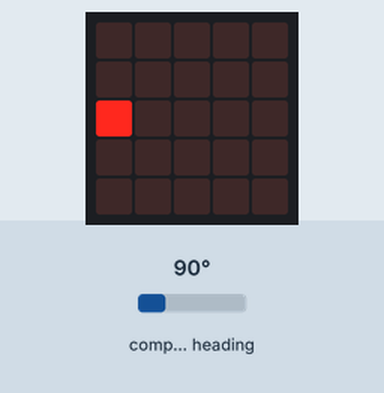
Recording of a program running on a simulated BBC micro:bit running MicroPython. Parts: the board's 5×5 LED display. Inputs (shaded band) come from the test bench; at power-on: compass heading 90°. The compass is already calibrated.

Above: at 1.3 s.
1.4 s: compass heading set to 7°
At 2.5 s:
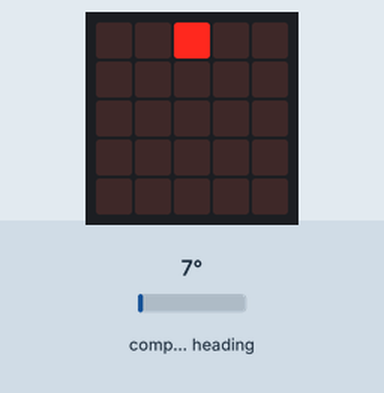
2.9 s: compass heading set to 180°
At 3.6 s:
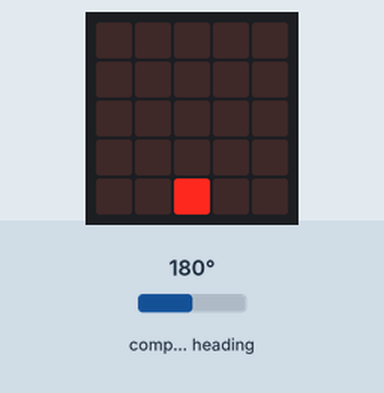
4.4 s: compass heading set to 269°
At 4.8 s:
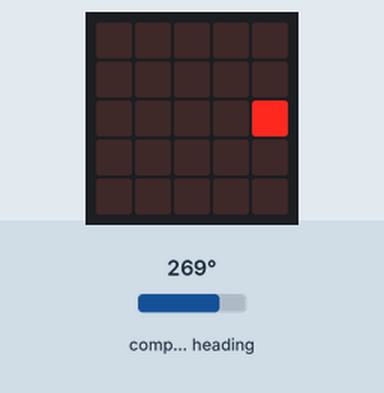
5.9 s: compass heading set to 119°
At 7.1 s:
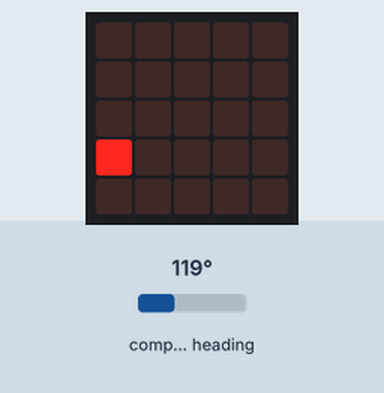
7.4 s: compass heading set to 127°
At 8.3 s:
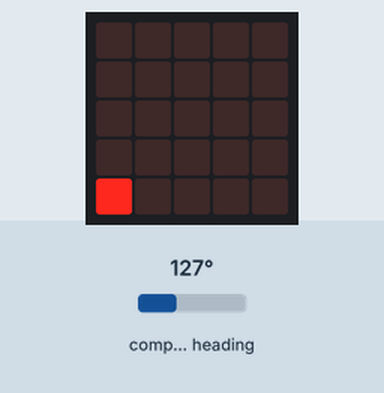
8.9 s: compass heading set to 240°
At 9.4 s:
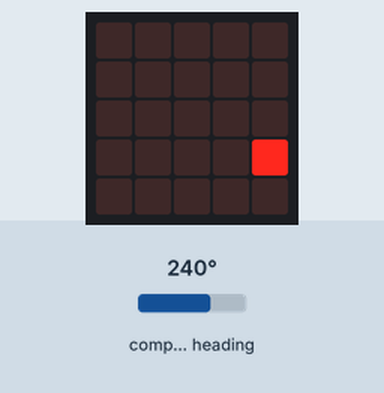
Timing chart, 0 to 11.4 s (numbered marks = the images above; inputs shaded):
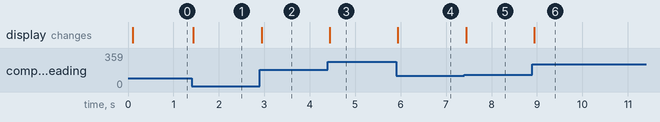

The program:

main.py
```python
from microbit import *

def set(x, y):
    global prev_x
    global prev_y
    if x != prev_x or y != prev_y:
        display.set_pixel(x, y, 9)
        display.set_pixel(prev_x, prev_y, 0)
        prev_x = x
        prev_y = y


prev_x = 0
prev_y = 0

compass.calibrate()
display.clear()

while True:
    heading = 360 - compass.heading()

    if (heading > 348):
        x = 2
        y = 0
    elif (heading > 326):
        x = 1
        y = 0
    elif (heading > 303):
        x = 0
        y = 0
    elif (heading > 281):
        x = 0
        y = 1
    elif (heading > 258):
        x = 0
        y = 2
    elif (heading > 236):
        x = 0
        y = 3
    elif (heading > 213):
        x = 0
        y = 4
    elif (heading > 191):
        x = 1
        y = 4
    elif (heading > 168):
        x = 2
        y = 4
    elif (heading > 146):
        x = 3
        y = 4
    elif (heading > 123):
        x = 4
        y = 4
    elif (heading > 101):
        x = 4
        y = 3
    elif (heading > 78):
        x = 4
        y = 2
    elif (heading > 56):
        x = 4
        y = 1
    elif (heading > 33):
        x = 4
        y = 0
    elif (heading > 11):
        x = 3
        y = 0
    else:
        x = 2
        y = 0

    set(x, y)
```

Measured:
- after the input at 1.4 s, the display: changes at once (image 1)
- after the input at 2.9 s, the display: changes at once (image 2)
- after the input at 4.4 s, the display: changes at once (image 3)
- after the input at 5.9 s, the display: changes at once (image 4)
- after the input at 7.4 s, the display: changes at once (image 5)
- after the input at 8.9 s, the display: changes at once (image 6)
